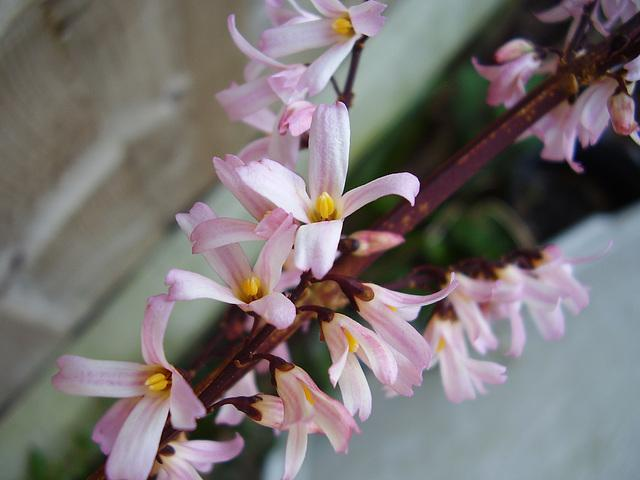
#> input picture python-code/opengl-learning/resources/images/f2.jpg, 640 x 480 px, found by its file name
$ jupyter execute '伽马(Gamma)分布噪声.ipynb'   (shell and % lines are left out)
#> lines starting #> are read from the running program, lines starting #| are printed output that depends on the picture
# 伽马(Gamma)分布噪声

[cell 1]
#coding:utf-8
import numpy as np
import scipy
from scipy.special import comb
import matplotlib.pyplot as plt
import cv2
from scipy import stats
import pandas as pd
from pandas import DataFrame

[cell 2]
src = cv2.cvtColor(cv2.imread('../datas/f2.jpg'),cv2.COLOR_BGR2RGB)

[cell 3]
def noise_gamma(M,N,a=2,b=0.5):
    c = 0.1
    def gam(z):
#> called with z = 1
        umax = 10
        T = 0
        for i in range(umax):
            T = T + i **(z - 1) * np.exp(-i)
        return T

    R = np.zeros((M,N),dtype=np.float64)
    x = np.random.randn(M,N)
    df_x = DataFrame(x)
    idx = df_x > c
    R[idx] = b ** a / (gam(a)) * (x[idx] - c) ** (a - 1) * np.exp(-b * (x[idx] - c))
#     R[~idx] = 0
    return R

[cell 4]
noise = noise_gamma(src.shape[0],src.shape[1],1,0.1)

[cell 5]
noise_uint = cv2.convertScaleAbs(noise * 255)
src_noise = np.zeros(src.shape,dtype=np.float64)
src_noise[:,:,0] = np.float64(src[:,:,0]) + noise * 255
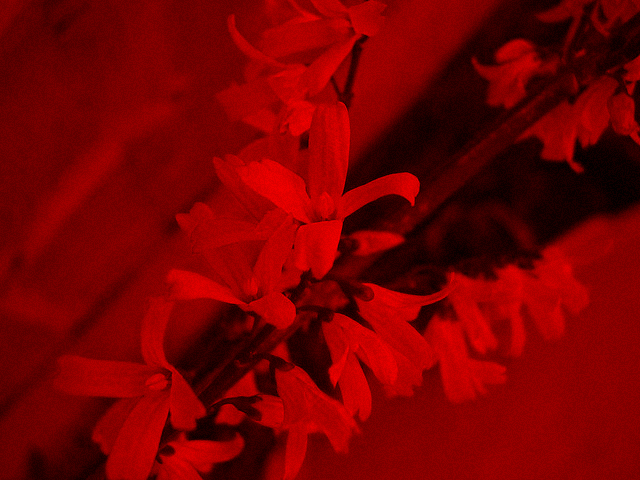
#> src_noise: shape (480, 640, 3) float64; mean R, G, B 127.7, 0, 0; drawn with min black and max white
src_noise[:,:,1] = np.float64(src[:,:,1]) + noise * 255
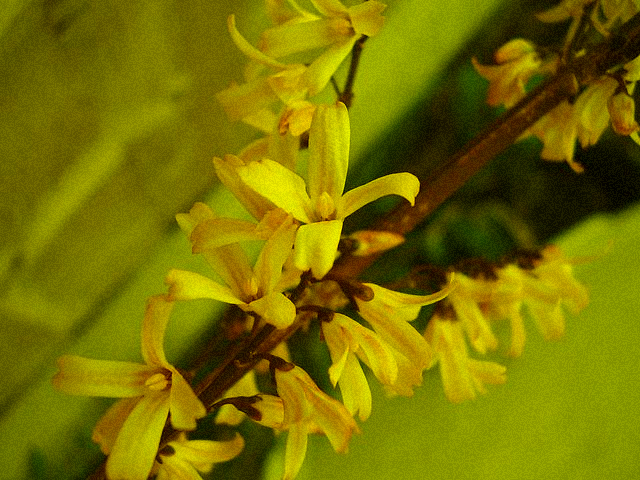
#> src_noise: shape (480, 640, 3) float64; mean R, G, B 127.7, 121, 0; drawn with min black and max white
src_noise[:,:,2] = np.float64(src[:,:,2]) + noise * 255

[cell 6]
plt.imshow(noise_uint,'gray')
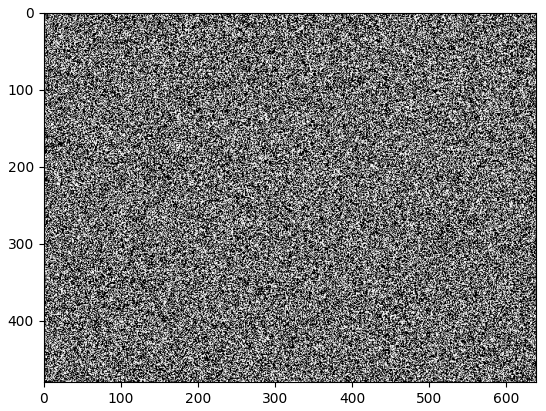
#> figure drawn by matplotlib, 1 panel

[cell 7]
plt.imshow(src)

[cell 8]
plt.imshow(cv2.convertScaleAbs(src_noise))

$ run again, with python-code/opengl-learning/resources/images/f1.jpg copied over python-code/opengl-learning/resources/images/f2.jpg
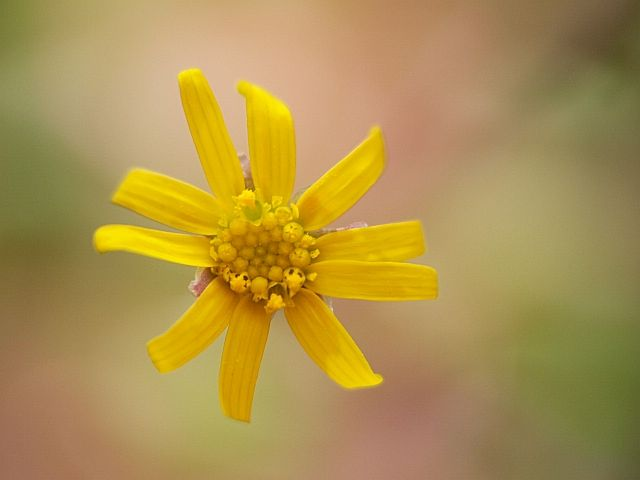
#> input picture python-code/opengl-learning/resources/images/f1.jpg, 640 x 480 px, found by its file name
#> `src_noise[:,:,0] = np.float64(src[:,:,0]) + noise * 255`:
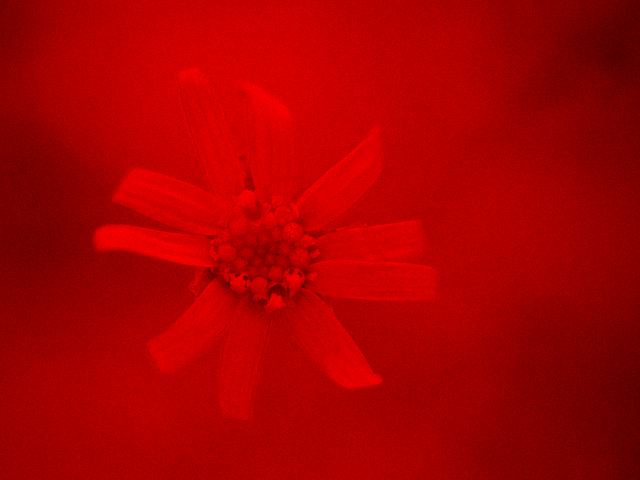
#> src_noise: shape (480, 640, 3) float64; mean R, G, B 180.1, 0, 0; drawn with min black and max white
#> `src_noise[:,:,1] = np.float64(src[:,:,1]) + noise * 255`:
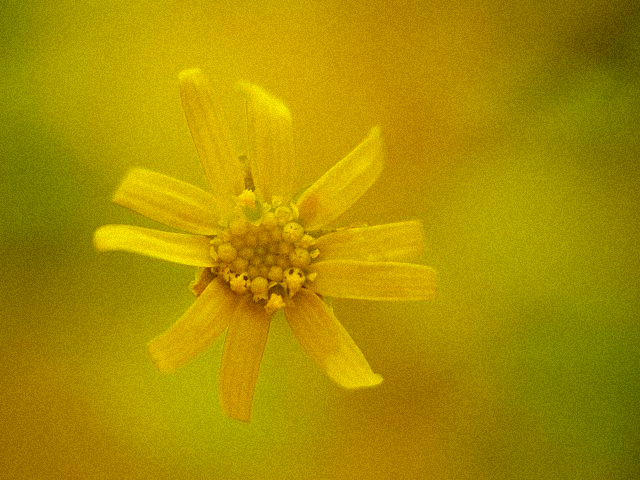
#> src_noise: shape (480, 640, 3) float64; mean R, G, B 180.1, 152.7, 0; drawn with min black and max white

$ run again, with python-code/opengl-learning/resources/images/f3.jpg copied over python-code/opengl-learning/resources/images/f2.jpg
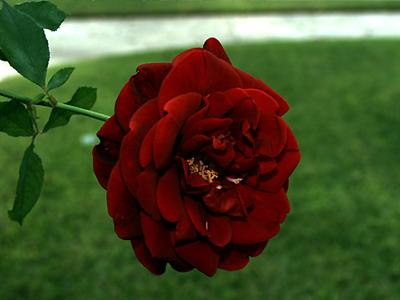
#> input picture python-code/opengl-learning/resources/images/f3.jpg, 400 x 300 px, found by its file name
#> `src_noise[:,:,1] = np.float64(src[:,:,1]) + noise * 255`:
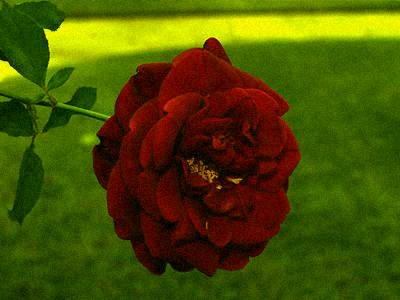
#> src_noise: shape (300, 400, 3) float64; mean R, G, B 79.3, 85.5, 0; drawn with min black and max white
#> `[cell 6] plt.imshow(noise_uint,'gray')`:
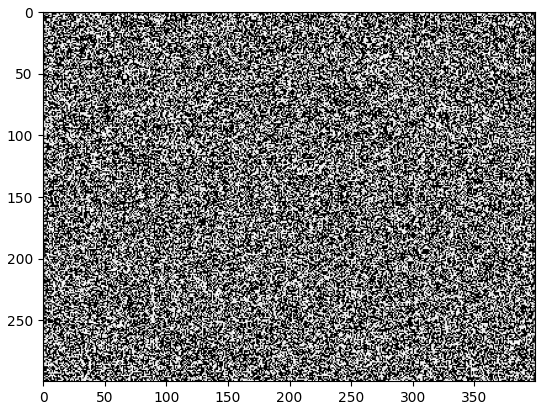
#> figure drawn by matplotlib, 1 panel

$ run again, with python-code/opengl-learning/resources/images/f4.jpg copied over python-code/opengl-learning/resources/images/f2.jpg
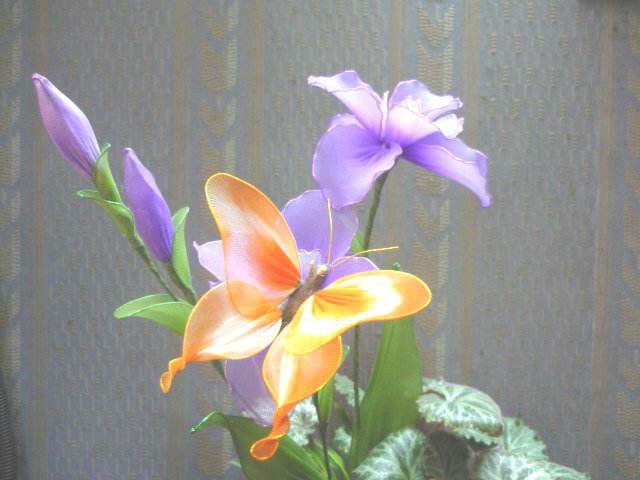
#> input picture python-code/opengl-learning/resources/images/f4.jpg, 640 x 480 px, found by its file name
#> `src_noise[:,:,0] = np.float64(src[:,:,0]) + noise * 255`:
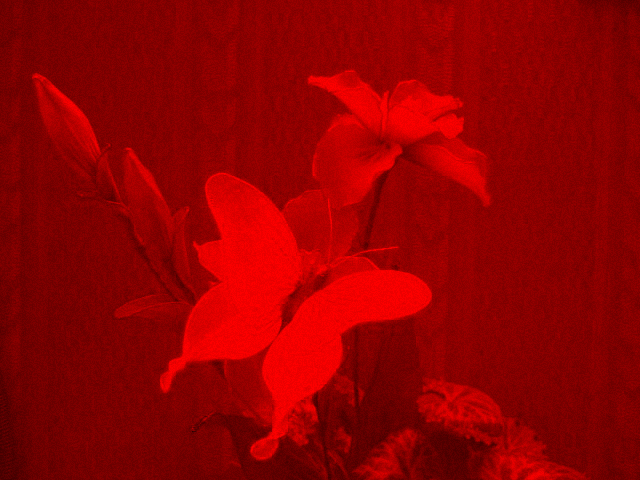
#> src_noise: shape (480, 640, 3) float64; mean R, G, B 157, 0, 0; drawn with min black and max white
#> `src_noise[:,:,1] = np.float64(src[:,:,1]) + noise * 255`:
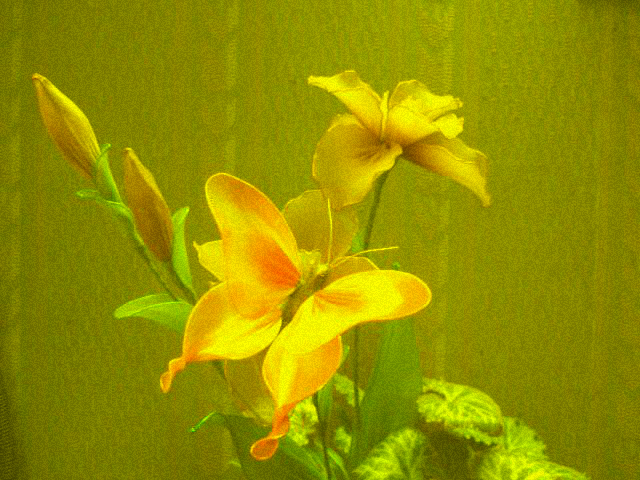
#> src_noise: shape (480, 640, 3) float64; mean R, G, B 157, 154.7, 0; drawn with min black and max white
